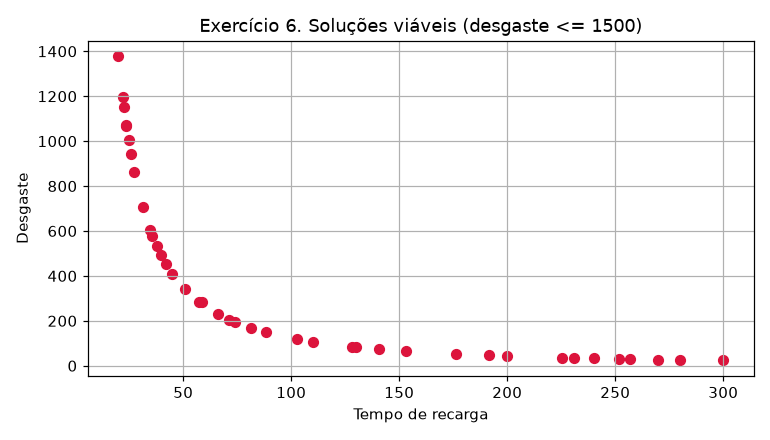

Recreate this plot in Python.
# Exercício 6. Recarga de bateria com restrição de desgaste
import os

import matplotlib
import numpy as np

matplotlib.use("Agg")
import matplotlib.pyplot as plt
from pymoo.algorithms.moo.nsga2 import NSGA2
from pymoo.core.problem import ElementwiseProblem
from pymoo.optimize import minimize


class EVBatteryProblem(ElementwiseProblem):
    def __init__(self):
        super().__init__(
            n_var=2,
            n_obj=2,
            n_ieq_constr=1,
            xl=np.array([10.0, 15.0]),
            xu=np.array([150.0, 45.0]),
        )

    def _evaluate(self, x, out, *args, **kwargs):
        potencia, temp = x[0], x[1]
        f1_tempo_recarga = 3000.0 / potencia
        f2_desgaste_bateria = (potencia ** 1.5) * (temp / 20.0)
        g1 = f2_desgaste_bateria - 1500.0
        out["F"] = [f1_tempo_recarga, f2_desgaste_bateria]
        out["G"] = [g1]


res = minimize(EVBatteryProblem(), NSGA2(pop_size=40), termination=("n_gen", 50), seed=42)
opt = res.opt
F = np.atleast_2d(opt.get("F"))
X = np.atleast_2d(opt.get("X"))
G = np.atleast_2d(opt.get("G"))
viaveis = G[:, 0] <= 1e-6
print("[EX 06] soluções na fronteira:", len(F), "| viáveis (G <= 0):", int(viaveis.sum()))
for i in np.argsort(F[:, 0]):
    if not viaveis[i]:
        continue
    print(
        f"  {X[i, 0]:6.1f} kW, {X[i, 1]:5.1f} C | "
        f"tempo {F[i, 0]:6.2f} | desgaste {F[i, 1]:7.1f} | G {G[i, 0]:7.1f}"
    )

plt.figure(figsize=(7, 4))
plt.scatter(F[viaveis, 0], F[viaveis, 1], color="crimson", s=40)
plt.xlabel("Tempo de recarga")
plt.ylabel("Desgaste")
plt.title("Exercício 6. Soluções viáveis (desgaste <= 1500)")
plt.grid(True)
saida = os.path.join(os.path.dirname(__file__) or ".", "ex06_bateria.png")
plt.tight_layout()
plt.savefig(saida, dpi=110)
plt.close()
print("  gráfico:", saida)
